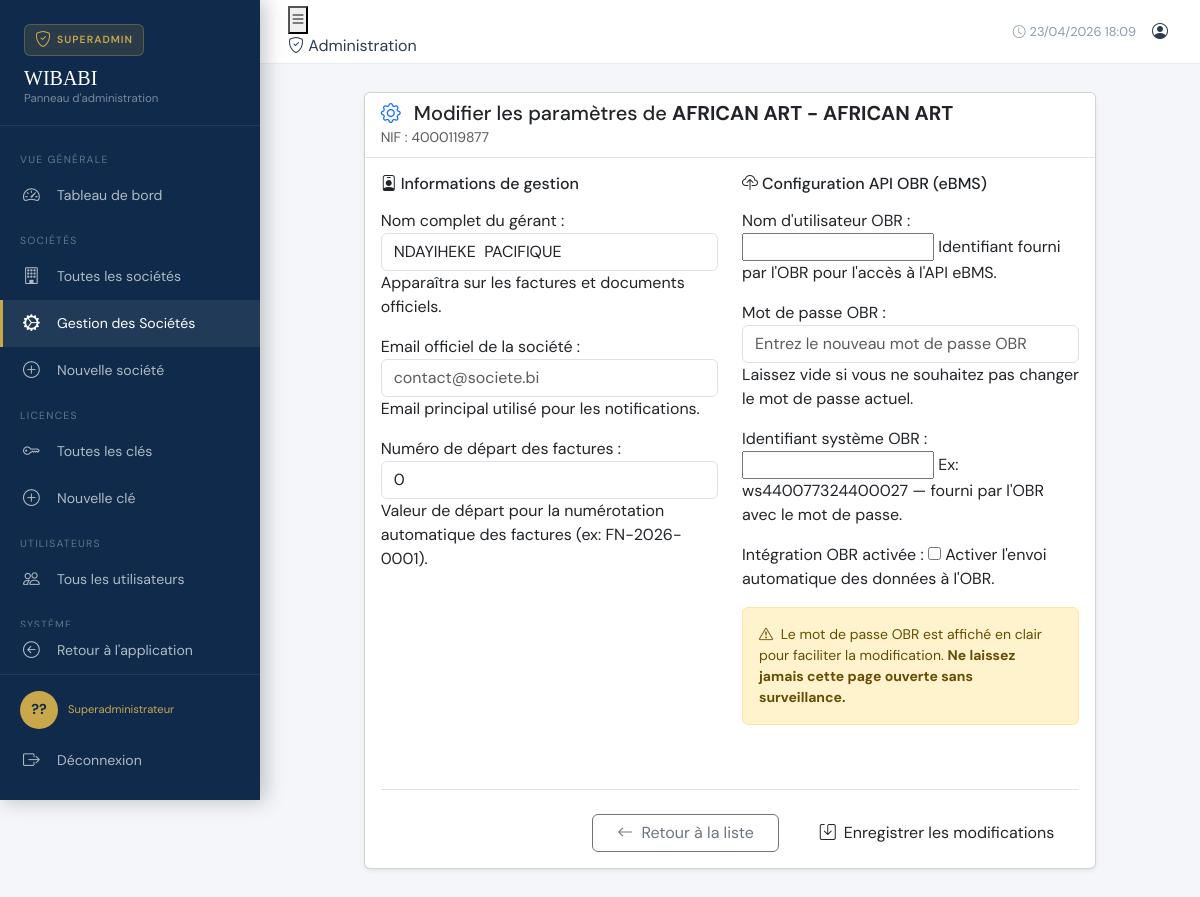
Screenshot of /superadmin/societes/gestion/10/edit/ (signed in) with the database file from the repository.
### superadmin/models.py (models this page shows, shortened)
class Utilisateur(AbstractUser):
    nom     = models.CharField("Nom",      max_length=100)
    postnom = models.CharField("Post-nom", max_length=100)
    prenom  = models.CharField("Prénom",   max_length=100)
    TYPES_POSTE = [
        ('DIRECTEUR',  'Directeur Général'),
        ('COMPTABLE',  'Comptable'),
        ('VENDEUR',    'Vendeur'),
        ('MAGASINIER', 'Magasinier'),
        ('ASSISTANT',  'Assistant'),
        ('AUTRE',      'Autre'),
    ]
    type_poste = models.CharField("Type de poste", max_length=20,
                                  choices=TYPES_POSTE, default='VENDEUR')
    photo = models.ImageField("Photo de profil", upload_to='users/', null=True, blank=True)
    societe = models.ForeignKey(
        Societe, on_delete=models.SET_NULL,
        null=True, blank=True,
        related_name='utilisateurs',
        verbose_name="Société",
    )
    droit_stock_categorie   = models.BooleanField("Droit : Catégories",    default=False)
    droit_stock_produit     = models.BooleanField("Droit : Produits",      default=False)
    droit_stock_fournisseur = models.BooleanField("Droit : Fournisseurs",  default=False)
    droit_stock_entree      = models.BooleanField("Droit : Entrées stock", default=False)
    droit_stock_sortie      = models.BooleanField("Droit : Sorties stock", default=False)
    droit_facture_pnb         = models.BooleanField("Droit : PNB",          default=False)
    droit_facture_fdnb        = models.BooleanField("Droit : FDNB",         default=False)
    droit_facture_particulier = models.BooleanField("Droit : Particuliers", default=False)
    droit_devis    = models.BooleanField("Droit : Devis",    default=False)
    droit_rapports = models.BooleanField("Droit : Rapports", default=True)
    date_creation = models.DateTimeField("Date de création", auto_now_add=True)
    actif         = models.BooleanField("Compte actif", default=True)
    class Meta:
        verbose_name        = "Utilisateur"
        verbose_name_plural = "Utilisateurs"
        ordering            = ['nom', 'prenom']
    @property
    def nom_complet(self):
        return f"{self.nom} {self.postnom} {self.prenom}"
    @property
    def initiales(self):
        if self.nom and self.prenom:
            return f"{self.nom[0]}{self.prenom[0]}".upper()
        return "??"

### societe/models.py (models this page shows, shortened)
class Societe(models.Model):
    CENTRE_FISCALE_CHOICES = [
        ('DGC',    'DGC — Direction Générale des Contributions'),
        ('DMC',    'DMC — Direction des Moyennes Contributions'),
        ('DPMC',   'DPMC — Direction des Petites et Moyennes Contributions'),
        ('PRIVEE', 'Société Privée'),
        ('SU',     'SU — Service des Unités'),
    ]
    nom = models.CharField(max_length=200, verbose_name="Nom de la société")
    nif = models.CharField(
        max_length=50,
        unique=True,
        verbose_name="NIF",
        help_text="Doit être exact. Le chef ne pourra s'inscrire qu'avec ce NIF.",
    )
    registre      = models.CharField(max_length=100, blank=True, default='', verbose_name="Registre de commerce")
    boite_postal  = models.CharField(max_length=50, blank=True, null=True, verbose_name="Boîte postale")
    telephone     = models.CharField(max_length=50, blank=True, default='', verbose_name="Téléphone")
    email_societe = models.EmailField(max_length=254, blank=True, verbose_name="Email de la société")
    logo = models.ImageField(
        verbose_name="Logo de la société",
        upload_to='logos/',
        blank=True,
        null=True,
    )
    secteur = models.CharField(max_length=250, blank=True, default='', verbose_name="Secteur d'activité")
    forme   = models.CharField(max_length=50,  blank=True, default='', verbose_name="Forme juridique")
    province = models.CharField(max_length=100, blank=True, default='', verbose_name="Province")
    commune  = models.CharField(max_length=100, blank=True, default='', verbose_name="Commune")
    quartier = models.CharField(max_length=100, blank=True, default='', verbose_name="Quartier")
    avenue   = models.CharField(max_length=150, blank=True, default='', verbose_name="Avenue")
    numero   = models.CharField(max_length=20, blank=True, null=True, verbose_name="Numéro")
    centre_fiscale = models.CharField(
        max_length=10,
        blank=True,
        choices=CENTRE_FISCALE_CHOICES,
        verbose_name="Centre fiscal",
        help_text="DGC, DMC, DPMC, PRIVEE, SU"
    )
    assujeti_tva = models.BooleanField(default=False, verbose_name="Assujetti à la TVA")
    assujeti_tc  = models.BooleanField(default=False, verbose_name="Assujetti à la Taxe de Consommation (TC)")
    assujeti_pfl = models.BooleanField(default=False, verbose_name="Assujetti au Prélèvement Forfaitaire Libératoire (PFL)")
    obr_username  = models.CharField(
        max_length=100, blank=True, default='',
        verbose_name="Nom d'utilisateur OBR",
        help_text="Identifiant fourni par l'OBR pour l'accès à l'API eBMS.",
    )
    obr_password  = models.CharField(
        max_length=100, blank=True, default='',
        verbose_name="Mot de passe OBR",
        help_text="Mot de passe fourni par l'OBR pour l'API eBMS.",
    )
    obr_system_id = models.CharField(
        max_length=100, blank=True, default='',
        verbose_name="Identifiant système OBR",
        help_text="Ex: ws440077324400027 — fourni par l'OBR avec le mot de passe.",
    )
    obr_actif = models.BooleanField(
        default=False,
        verbose_name="Intégration OBR activée",
        help_text="Activer l'envoi automatique des données à l'OBR.",
    )
    numero_depart = models.PositiveIntegerField(
        default=1,  # changé de 0 à 1 (plus logique)
        verbose_name="Numéro de départ facture",
        help_text="Numéro à partir duquel la séquence des factures commence."
    )
    nom_complet_gerant = models.CharField(
        max_length=200,
        blank=True,
        verbose_name="Nom complet du gérant",
        help_text="Nom complet du gérant de la société."
    )
    date_creation     = models.DateTimeField(auto_now_add=True)
    date_modification = models.DateTimeField(auto_now=True)
    class Meta:
        verbose_name        = "Société"
        verbose_name_plural = "Sociétés"
        ordering            = ['nom']
    @property
    def chef(self):
        return self.utilisateurs.filter(type_poste='DIRECTEUR').first()

### superadmin/views.py (the view)
    @login_required
    def wrapper(request, *args, **kwargs):
        if not request.user.is_superuser:
            messages.error(request, "Accès réservé à l'administrateur.")
            return redirect('accounts:login')
        return view_func(request, *args, **kwargs)

### superadmin/forms.py (shortened to what this page needs)
class SocieteAdminConfigForm(forms.ModelForm):
    obr_password = forms.CharField(
        label="Mot de passe OBR",
        required=False,
        widget=forms.TextInput(attrs={
            'class': 'form-control',
            'placeholder': 'Entrez le nouveau mot de passe OBR',
            'autocomplete': 'off'
        }),
        help_text="Laissez vide si vous ne souhaitez pas changer le mot de passe actuel."
    )
    class Meta:
        model = Societe
        fields = ['obr_username', 'obr_password', 'obr_system_id', 'obr_actif']

### superadmin/views.py (called while the page is built)
def superadmin_required(view_func):
    @login_required
    def wrapper(request, *args, **kwargs):
        if not request.user.is_superuser:
            messages.error(request, "Accès réservé à l'administrateur.")
            return redirect('accounts:login')
        return view_func(request, *args, **kwargs)
    return wrapper

### templates/superadmin/societe_gestion_form.html (shortened to what this page needs)
{% extends 'base_superadmin.html' %}
{% block nav_societe_gestion %}active{% endblock %}
{% block content %}
<div class="row justify-content-center">
    <div class="col-lg-10">
        <div class="card shadow-sm">
            <div class="card-header bg-white border-bottom">
                <h5 class="mb-0">
                    <i class="bi bi-gear me-2 text-primary"></i>
                    Modifier les paramètres de <strong>{{ societe.nom }}</strong>
                </h5>
                <small class="text-muted">NIF : {{ societe.nif }}</small>
            </div>
            <div class="card-body">
                <form method="post" enctype="multipart/form-data">
                    <div class="row g-4">
                        <div class="col-md-6">
                            <h6 class="section-title mb-3">
                                <i class="bi bi-person-badge me-1"></i>Informations de gestion
                            </h6>
                            {{ form.as_p }}
                        </div>
                        <div class="col-md-6">
                            <h6 class="section-title mb-3">
                                <i class="bi bi-cloud-upload me-1"></i>Configuration API OBR (eBMS)
                            </h6>
                            {{ obr_form.as_p }}
                            <div class="alert alert-warning mt-3 small">
                                <i class="bi bi-exclamation-triangle me-1"></i>
                                Le mot de passe OBR est affiché en clair pour faciliter la modification.
                                <strong>Ne laissez jamais cette page ouverte sans surveillance.</strong>
                            </div>
                        </div>
                    </div>
                    <div class="mt-5 pt-4 border-top d-flex justify-content-end gap-3">
                        <a href="{% url 'superadmin:societe_gestion_liste' %}"
                           class="btn btn-outline-secondary px-4">
                            <i class="bi bi-arrow-left me-1"></i> Retour à la liste
                        </a>
                        <button type="submit" class="btn btn-gold px-4">
                            <i class="bi bi-save me-2"></i>Enregistrer les modifications
                        </button>
                    </div>
                </form>
            </div>
        </div>
    </div>
</div>
{% endblock %}

### templates/base_superadmin.html (shortened to what this page needs)
<!DOCTYPE html>
<html lang="fr">
<head>
    <link href="https://cdnjs.cloudflare.com/ajax/libs/bootstrap/5.3.2/css/bootstrap.min.css" rel="stylesheet">
    <link href="https://cdnjs.cloudflare.com/ajax/libs/bootstrap-icons/1.11.3/font/bootstrap-icons.min.css" rel="stylesheet">
</head>
<body>
<div class="sidebar" id="sidebar">
    <div class="sidebar-logo">
        <div class="logo-badge">
            <i class="bi bi-shield-check" style="color:var(--or);"></i>
            <span>Superadmin</span>
        </div>
        <div class="logo-title">WIBABI</div>
        <div class="logo-sub">Panneau d'administration</div>
    </div>
    <nav class="sidebar-nav">
        <div class="nav-section">Vue générale</div>
        <a href="{% url 'superadmin:dashboard' %}" class="nav-link-item {% block nav_dashboard %}{% endblock %}">
            <i class="bi bi-speedometer2"></i> Tableau de bord
        </a>
        <div class="nav-section">Sociétés</div>
        <a href="{% url 'superadmin:societes_liste' %}" class="nav-link-item {% block nav_societes %}{% endblock %}">
            <i class="bi bi-building"></i> Toutes les sociétés
        </a>
        <a href="{% url 'superadmin:societe_gestion_liste' %}" class="nav-link-item {% block nav_societe_gestion %}{% endblock %}">
            <i class="bi bi-gear-wide-connected"></i> Gestion des Sociétés
        </a>
        <a href="{% url 'superadmin:societe_creer' %}" class="nav-link-item {% block nav_societe_creer %}{% endblock %}">
            <i class="bi bi-plus-circle"></i> Nouvelle société
        </a>
        <div class="nav-section">Licences</div>
        <a href="{% url 'superadmin:liste_cles' %}" class="nav-link-item {% block nav_cles %}{% endblock %}">
            <i class="bi bi-key"></i> Toutes les clés
        </a>
        <a href="{% url 'superadmin:creer_cle' %}" class="nav-link-item {% block nav_cle_creer %}{% endblock %}">
            <i class="bi bi-plus-circle"></i> Nouvelle clé
        </a>
        <div class="nav-section">Utilisateurs</div>
        <a href="{% url 'superadmin:utilisateurs' %}" class="nav-link-item {% block nav_utilisateurs %}{% endblock %}">
            <i class="bi bi-people"></i> Tous les utilisateurs
        </a>
        <div class="nav-section">Système</div>
    </nav>
    <div class="sidebar-back">
        <a href="{% url 'accueil' %}" class="nav-link-item">
            <i class="bi bi-arrow-left-circle"></i> Retour à l'application
        </a>
    </div>
    <div class="sidebar-footer">
        <div class="user-info">
            <div class="user-avatar">{{ user.initiales }}</div>
            <div>
                <div class="user-role">Superadministrateur</div>
            </div>
        </div>
        <a href="{% url 'accounts:logout' %}" class="nav-link-item mt-2" style="padding-left:0;">
            <i class="bi bi-box-arrow-right"></i> Déconnexion
        </a>
    </div>
</div>
<div class="main-content">
    <div class="topbar">
        <div class="topbar-left">
            <button class="btn-hamburger" onclick="toggleSidebar()">
                <i class="bi bi-list"></i>
            </button>
            <div class="topbar-badge">
                <i class="bi bi-shield-check"></i> Administration
            </div>
        </div>
        <div class="d-flex align-items-center gap-3">
            <span style="font-size:0.8rem;color:#8a9aaa;">
                <i class="bi bi-clock me-1"></i>{% now "d/m/Y H:i" %}
            </span>
            <a href="{% url 'accounts:profil' %}" style="color:var(--texte);">
                <i class="bi bi-person-circle me-1"></i>{{ user.nom }}
            </a>
        </div>
    </div>
    <div class="page-content">
        {% block content %}{% endblock %}
    </div>
</div>
</body>
</html>

### templates/base_superadmin.html (style rules this page uses)
:root { --bleu: #0f2a4a; --bleu-clair: #1a3f6f; --or: #c9a84c; --or-clair: #e8c97a; --gris: #f4f6f9; --texte: #2c3e50; --danger: #e74c3c; --succes: #27ae60; }
* { margin: 0; padding: 0; box-sizing: border-box; }
body { font-family: 'DM Sans', sans-serif; background: var(--gris); color: var(--texte); min-height: 100vh; }
.sidebar { position: fixed; top: 0; left: 0; width: 260px; height: 100vh; background: var(--bleu); display: flex; flex-direction: column; z-index: 1000; box-shadow: 4px 0 20px rgba(0,0,0,0.25); }
.sidebar-logo { padding: 24px 24px 18px; border-bottom: 1px solid rgba(255,255,255,0.08); }
.sidebar-logo .logo-badge { display: inline-flex; align-items: center; gap: 6px; background: rgba(201,168,76,0.15); border: 1px solid rgba(201,168,76,0.3); border-radius: 6px; padding: 3px 10px; margin-bottom: 10px; }
.sidebar-logo .logo-badge span { color: var(--or); font-size: 0.65rem; letter-spacing: 0.1em; text-transform: uppercase; font-weight: 600; }
.sidebar-logo .logo-title { font-family: 'Playfair Display', serif; color: #fff; font-size: 1.25rem; line-height: 1.2; }
.sidebar-logo .logo-sub { color: rgba(255,255,255,0.45); font-size: 0.72rem; }
.sidebar-nav { flex: 1; padding: 12px 0; overflow-y: auto; }
.nav-section { padding: 14px 20px 4px; color: rgba(255,255,255,0.35); font-size: 0.65rem; letter-spacing: 0.12em; text-transform: uppercase; }
.nav-link-item { display: flex; align-items: center; gap: 12px; padding: 11px 20px; color: rgba(255,255,255,0.68); text-decoration: none; font-size: 0.88rem; transition: all 0.2s; border-left: 3px solid transparent; }
.nav-link-item:hover, .nav-link-item.active { color: #fff; background: rgba(255,255,255,0.08); border-left-color: var(--or); }
.nav-link-item i { font-size: 1.05rem; width: 22px; flex-shrink: 0; }
.sidebar-footer { padding: 16px 20px; border-top: 1px solid rgba(255,255,255,0.08); }
.user-info { display: flex; align-items: center; gap: 10px; }
.user-avatar { width: 38px; height: 38px; border-radius: 50%; background: var(--or); display: flex; align-items: center; justify-content: center; font-weight: 700; font-size: 0.9rem; color: var(--bleu); }
.user-role { color: var(--or); font-size: 0.7rem; }
.main-content { margin-left: 260px; min-height: 100vh; display: flex; flex-direction: column; }
.topbar { background: #fff; border-bottom: 1px solid #e8ecf0; padding: 0 28px; height: 64px; display: flex; align-items: center; justify-content: space-between; position: sticky; top: 0; z-index: 100; }
.page-content { padding: 28px; flex: 1; }

### rows the page displays
Utilisateur: initiales "??"
Societe: nom "AFRICAN ART - AFRICAN ART", nif "4000119877", nom_complet_gerant "NDAYIHEKE PACIFIQUE", numero_depart "0"
